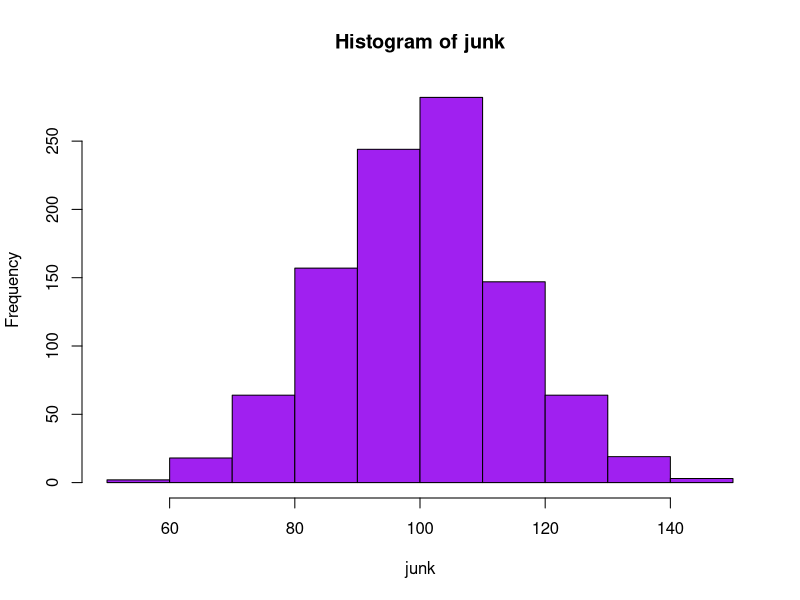

Reproduce this figure in R.
## ---- chunk 1
1 + 1
## ---- chunk 2
#| echo: false
2 * 2
## ---- chunk 3
junk <- rnorm(1000, 100, 15)
hist(junk, col="purple")
